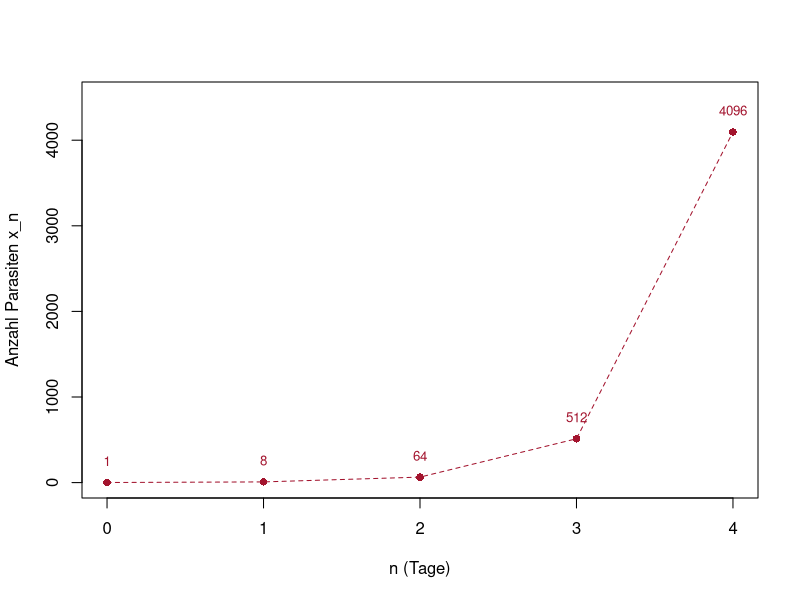

Write the R code that produced this figure.
# Abb. 1.3: Malaria-Parasiten nach n Tagen (Buch, Abschnitt 1.1, Gl. 1.2 und 1.3)
# Rekursionsvorschrift x_{n+1} = 8 x_n, x_0 = 1
# (c) 2026 Philipp Kügler · Programm zum Buch „Dynamische Systeme in den Lebenswissenschaften“ · MIT-Lizenz (siehe LICENSE)
N <- 4                             # Anzahl der Tage
x <- numeric(N + 1)
x[1] <- 1                          # Startwert x_0 = 1 (R zählt ab 1: x[1] ist x_0)
for (k in 1:N) {
  x[k + 1] <- 8 * x[k]             # Rekursionsvorschrift
}

n <- 0:N
cat(x, "\n")                         # 1 8 64 512 4096
cat(8^n * x[1], "\n")                # Lösungsformel x_n = 8^n x_0 liefert dasselbe

rot <- rgb(0.64, 0.08, 0.18)
plot(n, x, type = "o", lty = 2, pch = 16, col = rot, xaxt = "n", ylim = c(0, 4500),
     xlab = "n (Tage)", ylab = "Anzahl Parasiten x_n")
axis(1, at = n)
text(n, x + 250, x, col = rot, cex = 0.8)
